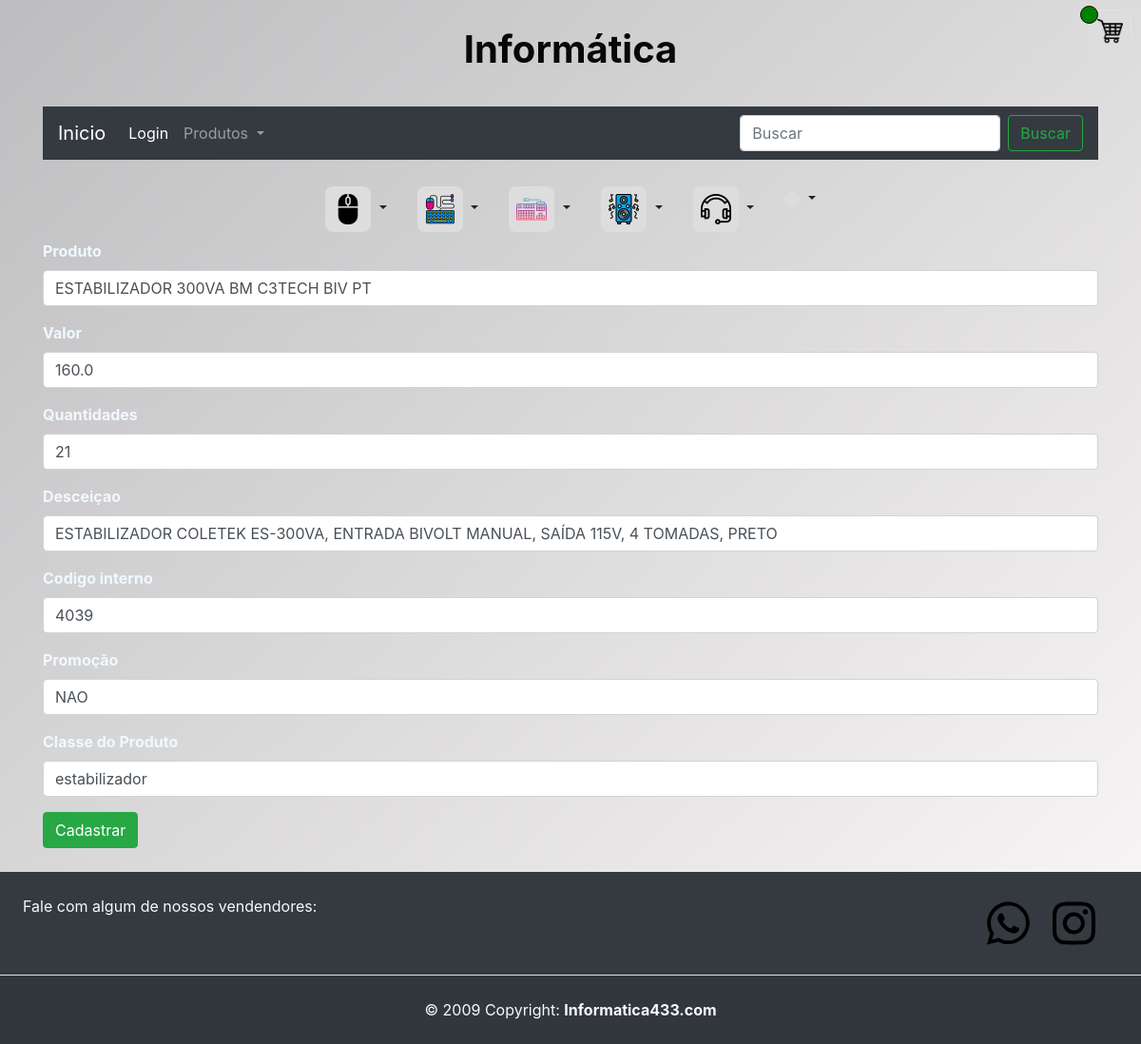
Before: /editar_produto/734 (signed in) with the older database file.
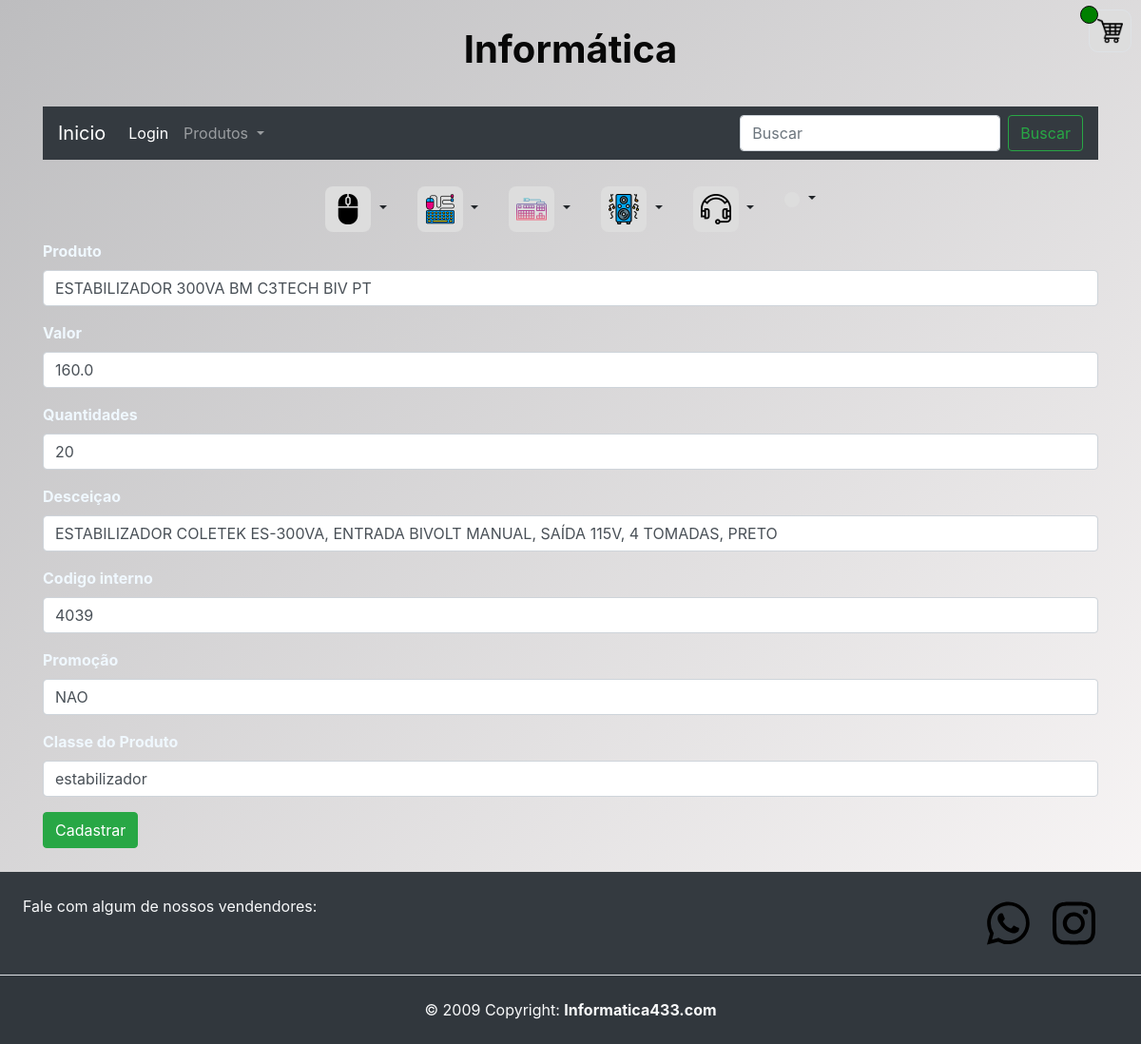
After: the same page with the newer database file.
### aulaGit/models.py (models this page shows)
class Produtos(models.Model):
    id = models.AutoField(primary_key=True)
    produto =  models.TextField(max_length=255)
    valor = models.FloatField()
    descricao = models.TextField(max_length=350)
    link_img = models.TextField(max_length=255)
    quantidades = models.IntegerField()
    classe =  models.TextField(max_length=255)
    codigo_interno = models.IntegerField()
    promocao = models.TextField(max_length=3)
    class Meta:
        ordering = ['classe','valor']

### aulaGit/views.py (the view)
# urls.py: path('editar_produto/<int:id>',views.editar_produto,name="editar_produto"),
@login_required(login_url='pagina_de_login')
def editar_produto(request,id):
    produto = Produtos.objects.get(id=id)
    return render(request,'pg_produtos/editar_produto.html',{"produto":produto,"id":id})

### aulaGit/templates/pg_produtos/editar_produto.html (shortened to what this page needs)
{% extends 'home.html' %}
{% block content %}
<div class="container">
    <form action="{% url 'editado_sucesso' %}" method="POST">
        <div class="mb-3">
            <label for="formText" class="form-label color-label label_text_imput">Produto</label>
            <input class="form-control" type="text" id="formFile" name="produto" required value="{{produto.produto}}">
        </div>
        <div class="mb-3">
            <label for="formText" class="form-label color-label label_text_imput">Valor</label>
            <input class="form-control" type="text" id="formFile" name="valor" required value="{{produto.valor}}">
        </div>
        <div class="mb-3">
            <label for="formText" class="form-label color-label label_text_imput">Quantidades</label>
            <input class="form-control" type="text" id="formFile" name="quantidade" required
                value="{{produto.quantidades}}">
        </div>
        <div class="mb-3">
            <label for="formText" class="form-label color-label label_text_imput">Desceiçao</label>
            <input class="form-control" type="text" id="formFile" name="descricao" required
                value="{{produto.descricao}}">
        </div>
        <div class="mb-3">
            <label for="formText" class="form-label color-label label_text_imput">Codigo interno</label>
            <input class="form-control" type="text" id="formFile" name="codigo_interno" required
                value="{{produto.codigo_interno}}">
        </div>
        <div class="mb-3">
            <label for="formText" class="form-label color-label label_text_imput">Promoção</label>
            <select class="form-control" id="formFile" name="promocao" required>
                <option selected value="{{produto.promocao}}">{{produto.promocao}}</option>
            </select>
        </div>
        <div class="mb-3">
            <label for="formText" class="form-label color-label label_text_imput">Classe do Produto</label>
            <select class="form-control" name="classe">
                <option value="{{produto.classe}}" selected>{{produto.classe}}</option>
            </select>
        </div>
        <button type="submit" class="btn btn-success">Cadastrar</button>
    </form>
</div>
{% endblock %}

Changed rows visible on the page:
changed Produtos "ESTABILIZADOR 300VA BM C3TECH BIV PT": quantidade "21" → "20"
